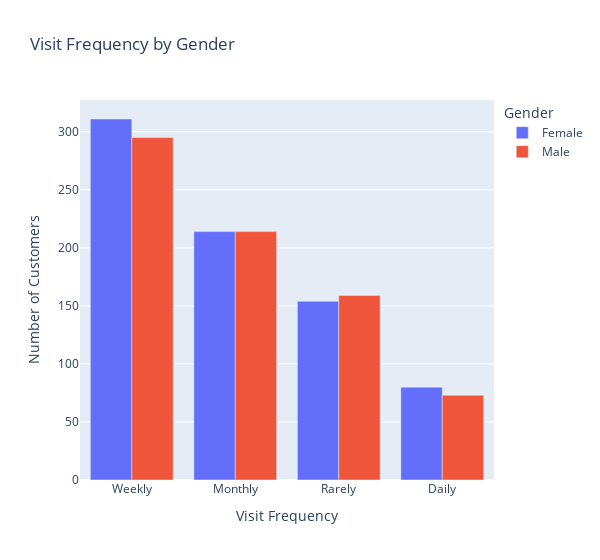

Source (notebook cell):
### Code cell
restaurant_copy[['VisitFrequency', 'Gender']].value_counts()

# Create bar chart of visit frequency by gender
visit_gender = restaurant_copy[['VisitFrequency', 'Gender']].value_counts().reset_index()
visit_gender.columns = ['VisitFrequency', 'Gender', 'Count']

fig = px.bar(visit_gender, 
            x='VisitFrequency',
            y='Count',
            color='Gender',
            title='Visit Frequency by Gender',
            barmode='group')

# Update layout
fig.update_layout(
    xaxis_title="Visit Frequency",
    yaxis_title="Number of Customers"
)
fig.update_layout(width=600)
fig.show()

### Figure 1 — Plotly figure (JSON) as saved in the notebook; plotly's stock layout.template omitted (floating-point values rounded to 4 significant figures)
{"data": [{"alignmentgroup": "True", "hovertemplate": "Gender=Female<br>VisitFrequency=%{x}<br>Count=%{y}<extra></extra>", "legendgroup": "Female", "marker": {"color": "#636efa", "pattern": {"shape": ""}}, "name": "Female", "offsetgroup": "Female", "orientation": "v", "showlegend": true, "textposition": "auto", "type": "bar", "x": ["Weekly", "Monthly", "Rarely", "Daily"], "xaxis": "x", "y": [311, 214, 154, 80], "yaxis": "y"}, {"alignmentgroup": "True", "hovertemplate": "Gender=Male<br>VisitFrequency=%{x}<br>Count=%{y}<extra></extra>", "legendgroup": "Male", "marker": {"color": "#EF553B", "pattern": {"shape": ""}}, "name": "Male", "offsetgroup": "Male", "orientation": "v", "showlegend": true, "textposition": "auto", "type": "bar", "x": ["Weekly", "Monthly", "Rarely", "Daily"], "xaxis": "x", "y": [295, 214, 159, 73], "yaxis": "y"}], "layout": {"barmode": "group", "legend": {"title": {"text": "Gender"}, "tracegroupgap": 0}, "title": {"text": "Visit Frequency by Gender"}, "width": 600, "xaxis": {"anchor": "y", "domain": [0, 1], "title": {"text": "Visit Frequency"}}, "yaxis": {"anchor": "x", "domain": [0, 1], "title": {"text": "Number of Customers"}}}}
